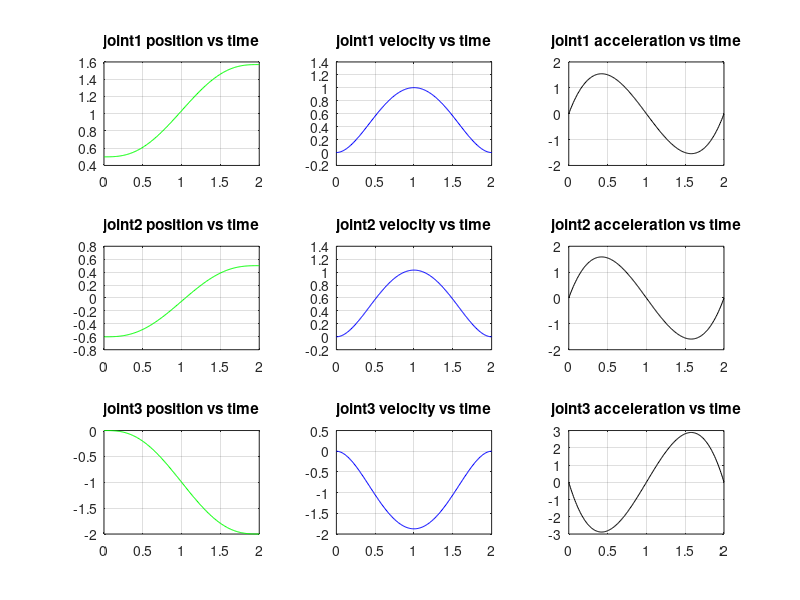

Write MATLAB code to recreate this figure.
q10 = 0.5; q1f = 1.57; v10 = 0; v1f = 0;acc10 = 0;acc1f = 0;
q20 = -0.6; q2f = 0.5;  v20 = 0; v2f = 0; acc20 = 0;  acc2f = 0;
q30 = 0; q3f = -2;v30=0; v3f=0; acc30=0; acc3f=0;
t0=0;tf=2;
A = [1 t0 t0^2 t0^3 t0^4 t0^5
     0 1 2*t0 3*t0^2 4*t0^3 5*t0^4
     0 0 2 6*t0 12*t0^2 20*t0^3
     1 tf tf^2 tf^3 tf^4 tf^5
     0 1 2*tf 3*tf^2 4*tf^3 5*tf^4
     0 0 2 6*tf 12*tf^2 20*tf^3];
c1 = [q10;v10;acc10;q1f;v1f;acc1f];
b1 = A\c1;
% computing for joint 1
a01 = b1(1); a11 = b1(2); a21 = b1(3); a31 = b1(4); a41 = b1(5); a51 = b1(6);
t = t0:0.01:tf;
 q1 = a01+a11.*t+a21.*t.^2+a31.*t.^3+a41.*t.^4+a51.*t.^5;
 v1 = a11+2*a21.*t+3*a31.*t.^2+4*a41.*t.^3+5*a51.*t.^4;
 acc1 = 2*a21+6*a31.*t+12*a41.*t.^2+20*a51.*t.^3;
 subplot(3,3,1)
 plot(t,q1,'g-')
 title('joint1 position vs time')
 grid on
 subplot(3,3,2)
 plot(t,v1,'b-')
 title('joint1 velocity vs time')
 grid on
  subplot(3,3,3)
 plot(t,acc1,'k-')
 title('joint1 acceleration vs time')
 grid on
 % computing for joint 2
c1 = [q20;v20;acc20;q2f;v2f;acc2f];
b1 = A\c1;
% computing for joint 1
a01 = b1(1); a11 = b1(2); a21 = b1(3); a31 = b1(4); a41 = b1(5); a51 = b1(6);
t = t0:0.01:tf;
 q2 = a01+a11.*t+a21.*t.^2+a31.*t.^3+a41.*t.^4+a51.*t.^5;
 v2 = a11+2*a21.*t+3*a31.*t.^2+4*a41.*t.^3+5*a51.*t.^4;
 acc2 = 2*a21+6*a31.*t+12*a41.*t.^2+20*a51.*t.^3;
  subplot(3,3,4)
 plot(t,q2,'g-')
 title('joint2 position vs time')
 grid on
 subplot(3,3,5)
 plot(t,v2,'b-')
 title('joint2 velocity vs time')
 grid on
 subplot(3,3,6)
 plot(t,acc2,'k-')
 title('joint2 acceleration vs time')
 grid on
 % computing for joint 3
 c1 = [q30;v30;acc30;q3f;v3f;acc3f];
b1 = A\c1;
a01 = b1(1); a11 = b1(2); a21 = b1(3); a31 = b1(4); a41 = b1(5); a51 = b1(6);
t = t0:0.01:tf;
 q3 = a01+a11.*t+a21.*t.^2+a31.*t.^3+a41.*t.^4+a51.*t.^5;
 v3 = a11+2*a21.*t+3*a31.*t.^2+4*a41.*t.^3+5*a51.*t.^4;
 acc3 = 2*a21+6*a31.*t+12*a41.*t.^2+20*a51.*t.^3;
 subplot(3,3,7)
 plot(t,q3,'g-')
 title('joint3 position vs time')
 grid on
 subplot(3,3,8)
 plot(t,v3,'b-')
 title('joint3 velocity vs time')
 grid on
 subplot(3,3,9)
 plot(t,acc3,'k-')
 title('joint3 acceleration vs time')
 grid on